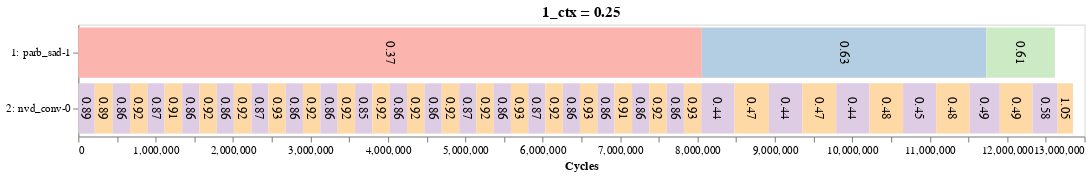
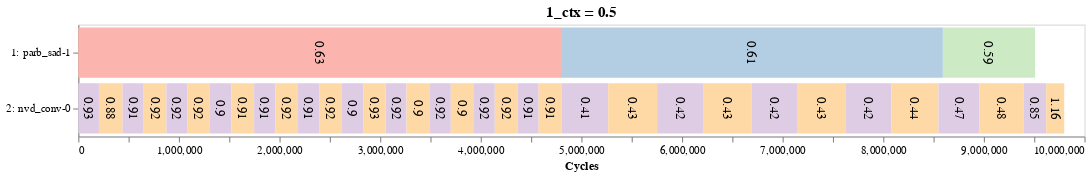
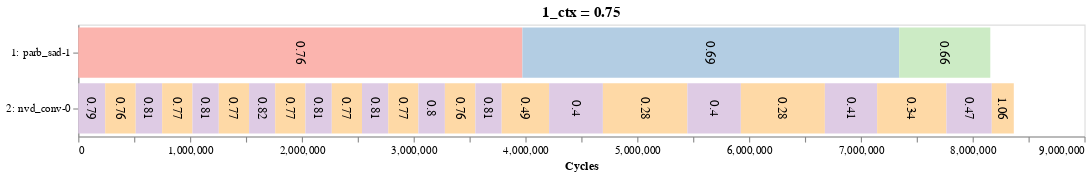

Notebook source saved alongside these figures, in order:
### Code cell
ctx_dd = widgets.Dropdown(options=uniq_pairs, value=uniq_pairs[0], description='Pair:')
ctx_btn = widgets.Button(description='Display', button_style='info')

def show_widgets_ctx():
    display(ctx_dd)
    display(ctx_btn)
    

def ctx_onclick(b):
    clear_output()
    show_widgets_ctx()
    
    apps = ctx_dd.value.split('+')
    df_apps = df_ctx[(df_ctx['1_bench'] == apps[0]) & (df_ctx['2_bench'] == apps[1])]
    df_apps = df_apps.sort_values('1_ctx')
    for rid, row in df_apps.iterrows():
        app1 = row['1_bench']
        app2 = row['2_bench']
        # Show actual timeline
        gen_altair.draw_altair_timeline(row, col_title='1_ctx').display()  
        # Print ctas/SM for each kernel in each app
        print(app1, ':', row['cta_quota'][1], 'CTAs/SM')
        print(app2, ':', row['cta_quota'][2], 'CTAs/SM')
        
        print('slowdown:', row['sld'])
        print('weighted speedup:', row['ws'])
        
        # Show predicted timeline based on df_dynamic info
        matrix_size = (len(const.kernel_yaml[app2]), len(const.kernel_yaml[app1]))
        interference_1 = np.zeros(matrix_size)
        interference_2 = np.zeros(matrix_size)

        no_predict = False
        # Build interference matrix
        for kernel_1 in const.kernel_yaml[app1]:
            if not no_predict:
                for kernel_2 in const.kernel_yaml[app2]:
                    cta_1 = row['cta_quota'][1][kernel_1-1]
                    cta_2 = row['cta_quota'][2][kernel_2-1]
                    dynamic_idx = (app1, int(cta_1), app2, int(cta_2))

                    if dynamic_idx not in df_dynamic_index.index:
                        no_predict = True
                        break

                    sld_1 = df_dynamic_index.loc[dynamic_idx, 'sld'].to_list()[0][1]
                    sld_2 = df_dynamic_index.loc[dynamic_idx, 'sld'].to_list()[0][2]

                    matrix_idx = (kernel_2-1, kernel_1-1)

                    interference_1[matrix_idx] = sld_1
                    interference_2[matrix_idx] = sld_2
        
        if not no_predict:
            # Get baseline runtime
            runtimes = [get_runtime(row['1_bench']), get_runtime(row['2_bench'])]
            interference = [interference_1, interference_2]
            
            app1_kernels = ['{0}:{1}'.format(app1, kernel) for kernel in const.kernel_yaml[app1]]
            app2_kernels = ['{0}:{1}'.format(app2, kernel) for kernel in const.kernel_yaml[app2]]

            df_header = (app2_kernels, app1_kernels)
            print_table(apps, 'slowdown', interference, df_header)


            # Predict app slowdown
            predict_app(runtimes, interference, [app1, app2])
        
        print('-' * 100)

show_widgets_ctx()
ctx_btn.on_click(ctx_onclick)

### Figure 1 — Vega-Lite specification as saved in the notebook (floating-point values rounded to 4 significant figures)
{"config": {"view": {"continuousWidth": 400, "continuousHeight": 300}, "axis": {"grid": false}, "header": {"titleColor": "black", "titleFontSize": 14}}, "layer": [{"mark": "bar", "encoding": {"color": {"type": "nominal", "field": "kernel", "legend": null, "scale": {"scheme": "pastel1"}}, "x": {"type": "quantitative", "field": "start", "title": "Cycles"}, "x2": {"field": "end"}, "y": {"type": "nominal", "field": "stream", "sort": null}}, "height": 100, "title": "1_ctx = 0.25", "width": 900}, {"mark": {"type": "text", "align": "center", "angle": 90, "baseline": "middle", "color": "black", "fontSize": 12}, "encoding": {"text": {"type": "quantitative", "field": "norm"}, "x": {"type": "quantitative", "field": "position"}, "y": {"type": "nominal", "field": "stream", "sort": null, "title": null}}}], "data": {"name": "data-69e203649db2ce7ff23930dcf2af76f5"}, "$schema": "https://vega.github.io/schema/vega-lite/v4.8.1.json", "datasets": {"data-69e203649db2ce7ff23930dcf2af76f5": [{"start": 0, "end": 8056737, "stream": "1: parb_sad-1", "kernel": "1:1", "position": 4028000.0, "norm": 0.37}, {"start": 8056737, "end": 11730345, "stream": "1: parb_sad-1", "kernel": "1:2", "position": 9894000.0, "norm": 0.63}, {"start": 11730345, "end": 12617433, "stream": "1: parb_sad-1", "kernel": "1:3", "position": 12170000.0, "norm": 0.61}, {"start": 0, "end": 212802, "stream": "2: nvd_conv-0", "kernel": "2:1", "position": 106400.0, "norm": 0.89}, {"start": 212802, "end": 446890, "stream": "2: nvd_conv-0", "kernel": "2:2", "position": 329800.0, "norm": 0.89}, {"start": 446890, "end": 669192, "stream": "2: nvd_conv-0", "kernel": "2:1", "position": 558000.0, "norm": 0.86}, {"start": 669192, "end": 895159, "stream": "2: nvd_conv-0", "kernel": "2:2", "position": 782200.0, "norm": 0.92}, {"start": 895159, "end": 1114949, "stream": "2: nvd_conv-0", "kernel": "2:1", "position": 1005000.0, "norm": 0.87}, {"start": 1114949, "end": 1342943, "stream": "2: nvd_conv-0", "kernel": "2:2", "position": 1229000.0, "norm": 0.91}, {"start": 1342943, "end": 1563251, "stream": "2: nvd_conv-0", "kernel": "2:1", "position": 1453000.0, "norm": 0.86}, {"start": 1563251, "end": 1790002, "stream": "2: nvd_conv-0", "kernel": "2:2", "position": 1677000.0, "norm": 0.92}, {"start": 1790002, "end": 2010344, "stream": "2: nvd_conv-0", "kernel": "2:1", "position": 1900000.0, "norm": 0.86}, {"start": 2010344, "end": 2237081, "stream": "2: nvd_conv-0", "kernel": "2:2", "position": 2124000.0, "norm": 0.92}, {"start": 2237081, "end": 2457126, "stream": "2: nvd_conv-0", "kernel": "2:1", "position": 2347000.0, "norm": 0.87}, {"start": 2457126, "end": 2681319, "stream": "2: nvd_conv-0", "kernel": "2:2", "position": 2569000.0, "norm": 0.93}, {"start": 2681319, "end": 2903001, "stream": "2: nvd_conv-0", "kernel": "2:1", "position": 2792000.0, "norm": 0.86}, {"start": 2903001, "end": 3128835, "stream": "2: nvd_conv-0", "kernel": "2:2", "position": 3016000.0, "norm": 0.92}, {"start": 3128835, "end": 3351118, "stream": "2: nvd_conv-0", "kernel": "2:1", "position": 3240000.0, "norm": 0.86}, {"start": 3351118, "end": 3576983, "stream": "2: nvd_conv-0", "kernel": "2:2", "position": 3464000.0, "norm": 0.92}, {"start": 3576983, "end": 3799642, "stream": "2: nvd_conv-0", "kernel": "2:1", "position": 3688000.0, "norm": 0.85}, {"start": 3799642, "end": 4025588, "stream": "2: nvd_conv-0", "kernel": "2:2", "position": 3913000.0, "norm": 0.92}, {"start": 4025588, "end": 4247737, "stream": "2: nvd_conv-0", "kernel": "2:1", "position": 4137000.0, "norm": 0.86}, {"start": 4247737, "end": 4473728, "stream": "2: nvd_conv-0", "kernel": "2:2", "position": 4361000.0, "norm": 0.92}, {"start": 4473728, "end": 4696244, "stream": "2: nvd_conv-0", "kernel": "2:1", "position": 4585000.0, "norm": 0.86}, {"start": 4696244, "end": 4922442, "stream": "2: nvd_conv-0", "kernel": "2:2", "position": 4809000.0, "norm": 0.92}, {"start": 4922442, "end": 5141816, "stream": "2: nvd_conv-0", "kernel": "2:1", "position": 5032000.0, "norm": 0.87}, {"start": 5141816, "end": 5367907, "stream": "2: nvd_conv-0", "kernel": "2:2", "position": 5255000.0, "norm": 0.92}, {"start": 5367907, "end": 5589241, "stream": "2: nvd_conv-0", "kernel": "2:1", "position": 5479000.0, "norm": 0.86}, {"start": 5589241, "end": 5813870, "stream": "2: nvd_conv-0", "kernel": "2:2", "position": 5702000.0, "norm": 0.93}, {"start": 5813870, "end": 6033670, "stream": "2: nvd_conv-0", "kernel": "2:1", "position": 5924000.0, "norm": 0.87}, {"start": 6033670, "end": 6259753, "stream": "2: nvd_conv-0", "kernel": "2:2", "position": 6147000.0, "norm": 0.92}, {"start": 6259753, "end": 6481679, "stream": "2: nvd_conv-0", "kernel": "2:1", "position": 6371000.0, "norm": 0.86}, {"start": 6481679, "end": 6706629, "stream": "2: nvd_conv-0", "kernel": "2:2", "position": 6594000.0, "norm": 0.93}, {"start": 6706629, "end": 6927188, "stream": "2: nvd_conv-0", "kernel": "2:1", "position": 6817000.0, "norm": 0.86}, {"start": 6927188, "end": 7155618, "stream": "2: nvd_conv-0", "kernel": "2:2", "position": 7041000.0, "norm": 0.91}, {"start": 7155618, "end": 7376652, "stream": "2: nvd_conv-0", "kernel": "2:1", "position": 7266000.0, "norm": 0.86}, {"start": 7376652, "end": 7602292, "stream": "2: nvd_conv-0", "kernel": "2:2", "position": 7489000.0, "norm": 0.92}, {"start": 7602292, "end": 7824880, "stream": "2: nvd_conv-0", "kernel": "2:1", "position": 7714000.0, "norm": 0.86}, {"start": 7824880, "end": 8049393, "stream": "2: nvd_conv-0", "kernel": "2:2", "position": 7937000.0, "norm": 0.93}, {"start": 8049393, "end": 8478095, "stream": "2: nvd_conv-0", "kernel": "2:1", "position": 8264000.0, "norm": 0.44}, {"start": 8478095, "end": 8923712, "stream": "2: nvd_conv-0", "kernel": "2:2", "position": 8701000.0, "norm": 0.47}, {"start": 8923712, "end": 9354756, "stream": "2: nvd_conv-0", "kernel": "2:1", "position": 9139000.0, "norm": 0.44}, {"start": 9354756, "end": 9793212, "stream": "2: nvd_conv-0", "kernel": "2:2", "position": 9574000.0, "norm": 0.47}, {"start": 9793212, "end": 10223016, "stream": "2: nvd_conv-0", "kernel": "2:1", "position": 10010000.0, "norm": 0.44}, {"start": 10223016, "end": 10656332, "stream": "2: nvd_conv-0", "kernel": "2:2", "position": 10440000.0, "norm": 0.48}, {"start": 10656332, "end": 11083861, "stream": "2: nvd_conv-0", "kernel": "2:1", "position": 10870000.0, "norm": 0.45}, {"start": 11083861, "end": 11517079, "stream": "2: nvd_conv-0", "kernel": "2:2", "position": 11300000.0, "norm": 0.48}, {"start": 11517079, "end": 11906359, "stream": "2: nvd_conv-0", "kernel": "2:1", "position": 11710000.0, "norm": 0.49}, {"start": 11906359, "end": 12327879, "stream": "2: nvd_conv-0", "kernel": "2:2", "position": 12120000.0, "norm": 0.49}, {"start": 12327879, "end": 12653553, "stream": "2: nvd_conv-0", "kernel": "2:1", "position": 12490000.0, "norm": 0.58}, {"start": 12653553, "end": 12851525, "stream": "2: nvd_conv-0", "kernel": "2:2", "position": 12750000.0, "norm": 1.05}]}}

### Figure 2 — Vega-Lite specification as saved in the notebook (floating-point values rounded to 4 significant figures)
{"config": {"view": {"continuousWidth": 400, "continuousHeight": 300}, "axis": {"grid": false}, "header": {"titleColor": "black", "titleFontSize": 14}}, "layer": [{"mark": "bar", "encoding": {"color": {"type": "nominal", "field": "kernel", "legend": null, "scale": {"scheme": "pastel1"}}, "x": {"type": "quantitative", "field": "start", "title": "Cycles"}, "x2": {"field": "end"}, "y": {"type": "nominal", "field": "stream", "sort": null}}, "height": 100, "title": "1_ctx = 0.5", "width": 900}, {"mark": {"type": "text", "align": "center", "angle": 90, "baseline": "middle", "color": "black", "fontSize": 12}, "encoding": {"text": {"type": "quantitative", "field": "norm"}, "x": {"type": "quantitative", "field": "position"}, "y": {"type": "nominal", "field": "stream", "sort": null, "title": null}}}], "data": {"name": "data-d9fd3bfcd40e045d93dac77d0a41b618"}, "$schema": "https://vega.github.io/schema/vega-lite/v4.8.1.json", "datasets": {"data-d9fd3bfcd40e045d93dac77d0a41b618": [{"start": 0, "end": 4797906, "stream": "1: parb_sad-1", "kernel": "1:1", "position": 2399000.0, "norm": 0.63}, {"start": 4797906, "end": 8592745, "stream": "1: parb_sad-1", "kernel": "1:2", "position": 6695000.0, "norm": 0.61}, {"start": 8592745, "end": 9509144, "stream": "1: parb_sad-1", "kernel": "1:3", "position": 9051000.0, "norm": 0.59}, {"start": 0, "end": 205369, "stream": "2: nvd_conv-0", "kernel": "2:1", "position": 102700.0, "norm": 0.93}, {"start": 205369, "end": 440674, "stream": "2: nvd_conv-0", "kernel": "2:2", "position": 323000.0, "norm": 0.88}, {"start": 440674, "end": 650294, "stream": "2: nvd_conv-0", "kernel": "2:1", "position": 545500.0, "norm": 0.91}, {"start": 650294, "end": 875789, "stream": "2: nvd_conv-0", "kernel": "2:2", "position": 763000.0, "norm": 0.92}, {"start": 875789, "end": 1082200, "stream": "2: nvd_conv-0", "kernel": "2:1", "position": 979000.0, "norm": 0.92}, {"start": 1082200, "end": 1308857, "stream": "2: nvd_conv-0", "kernel": "2:2", "position": 1196000.0, "norm": 0.92}, {"start": 1308857, "end": 1520075, "stream": "2: nvd_conv-0", "kernel": "2:1", "position": 1414000.0, "norm": 0.9}, {"start": 1520075, "end": 1747950, "stream": "2: nvd_conv-0", "kernel": "2:2", "position": 1634000.0, "norm": 0.91}, {"start": 1747950, "end": 1957730, "stream": "2: nvd_conv-0", "kernel": "2:1", "position": 1853000.0, "norm": 0.91}, {"start": 1957730, "end": 2184258, "stream": "2: nvd_conv-0", "kernel": "2:2", "position": 2071000.0, "norm": 0.92}, {"start": 2184258, "end": 2393854, "stream": "2: nvd_conv-0", "kernel": "2:1", "position": 2289000.0, "norm": 0.91}, {"start": 2393854, "end": 2620535, "stream": "2: nvd_conv-0", "kernel": "2:2", "position": 2507000.0, "norm": 0.92}, {"start": 2620535, "end": 2831637, "stream": "2: nvd_conv-0", "kernel": "2:1", "position": 2726000.0, "norm": 0.9}, {"start": 2831637, "end": 3054986, "stream": "2: nvd_conv-0", "kernel": "2:2", "position": 2943000.0, "norm": 0.93}, {"start": 3054986, "end": 3262602, "stream": "2: nvd_conv-0", "kernel": "2:1", "position": 3159000.0, "norm": 0.92}, {"start": 3262602, "end": 3495027, "stream": "2: nvd_conv-0", "kernel": "2:2", "position": 3379000.0, "norm": 0.9}, {"start": 3495027, "end": 3702549, "stream": "2: nvd_conv-0", "kernel": "2:1", "position": 3599000.0, "norm": 0.92}, {"start": 3702549, "end": 3933065, "stream": "2: nvd_conv-0", "kernel": "2:2", "position": 3818000.0, "norm": 0.9}, {"start": 3933065, "end": 4139753, "stream": "2: nvd_conv-0", "kernel": "2:1", "position": 4036000.0, "norm": 0.92}, {"start": 4139753, "end": 4367151, "stream": "2: nvd_conv-0", "kernel": "2:2", "position": 4253000.0, "norm": 0.92}, {"start": 4367151, "end": 4575542, "stream": "2: nvd_conv-0", "kernel": "2:1", "position": 4471000.0, "norm": 0.91}, {"start": 4575542, "end": 4805430, "stream": "2: nvd_conv-0", "kernel": "2:2", "position": 4690000.0, "norm": 0.91}, {"start": 4805430, "end": 5266784, "stream": "2: nvd_conv-0", "kernel": "2:1", "position": 5036000.0, "norm": 0.41}, {"start": 5266784, "end": 5753033, "stream": "2: nvd_conv-0", "kernel": "2:2", "position": 5510000.0, "norm": 0.43}, {"start": 5753033, "end": 6209679, "stream": "2: nvd_conv-0", "kernel": "2:1", "position": 5981000.0, "norm": 0.42}, {"start": 6209679, "end": 6690590, "stream": "2: nvd_conv-0", "kernel": "2:2", "position": 6450000.0, "norm": 0.43}, {"start": 6690590, "end": 7143463, "stream": "2: nvd_conv-0", "kernel": "2:1", "position": 6917000.0, "norm": 0.42}, {"start": 7143463, "end": 7624277, "stream": "2: nvd_conv-0", "kernel": "2:2", "position": 7384000.0, "norm": 0.43}, {"start": 7624277, "end": 8079452, "stream": "2: nvd_conv-0", "kernel": "2:1", "position": 7852000.0, "norm": 0.42}, {"start": 8079452, "end": 8549176, "stream": "2: nvd_conv-0", "kernel": "2:2", "position": 8314000.0, "norm": 0.44}, {"start": 8549176, "end": 8956799, "stream": "2: nvd_conv-0", "kernel": "2:1", "position": 8753000.0, "norm": 0.47}, {"start": 8956799, "end": 9394746, "stream": "2: nvd_conv-0", "kernel": "2:2", "position": 9176000.0, "norm": 0.48}, {"start": 9394746, "end": 9619871, "stream": "2: nvd_conv-0", "kernel": "2:1", "position": 9507000.0, "norm": 0.85}, {"start": 9619871, "end": 9799020, "stream": "2: nvd_conv-0", "kernel": "2:2", "position": 9709000.0, "norm": 1.16}]}}

### Figure 3 — Vega-Lite specification as saved in the notebook (floating-point values rounded to 4 significant figures)
{"config": {"view": {"continuousWidth": 400, "continuousHeight": 300}, "axis": {"grid": false}, "header": {"titleColor": "black", "titleFontSize": 14}}, "layer": [{"mark": "bar", "encoding": {"color": {"type": "nominal", "field": "kernel", "legend": null, "scale": {"scheme": "pastel1"}}, "x": {"type": "quantitative", "field": "start", "title": "Cycles"}, "x2": {"field": "end"}, "y": {"type": "nominal", "field": "stream", "sort": null}}, "height": 100, "title": "1_ctx = 0.75", "width": 900}, {"mark": {"type": "text", "align": "center", "angle": 90, "baseline": "middle", "color": "black", "fontSize": 12}, "encoding": {"text": {"type": "quantitative", "field": "norm"}, "x": {"type": "quantitative", "field": "position"}, "y": {"type": "nominal", "field": "stream", "sort": null, "title": null}}}], "data": {"name": "data-ce321ed400e5e7fb556eaa3b067dd380"}, "$schema": "https://vega.github.io/schema/vega-lite/v4.8.1.json", "datasets": {"data-ce321ed400e5e7fb556eaa3b067dd380": [{"start": 0, "end": 3972817, "stream": "1: parb_sad-1", "kernel": "1:1", "position": 1986000.0, "norm": 0.76}, {"start": 3972817, "end": 7342448, "stream": "1: parb_sad-1", "kernel": "1:2", "position": 5658000.0, "norm": 0.69}, {"start": 7342448, "end": 8157673, "stream": "1: parb_sad-1", "kernel": "1:3", "position": 7750000.0, "norm": 0.66}, {"start": 0, "end": 240743, "stream": "2: nvd_conv-0", "kernel": "2:1", "position": 120400.0, "norm": 0.79}, {"start": 240743, "end": 513979, "stream": "2: nvd_conv-0", "kernel": "2:2", "position": 377400.0, "norm": 0.76}, {"start": 513979, "end": 750211, "stream": "2: nvd_conv-0", "kernel": "2:1", "position": 632100.0, "norm": 0.81}, {"start": 750211, "end": 1021942, "stream": "2: nvd_conv-0", "kernel": "2:2", "position": 886100.0, "norm": 0.77}, {"start": 1021942, "end": 1257117, "stream": "2: nvd_conv-0", "kernel": "2:1", "position": 1140000.0, "norm": 0.81}, {"start": 1257117, "end": 1528011, "stream": "2: nvd_conv-0", "kernel": "2:2", "position": 1393000.0, "norm": 0.77}, {"start": 1528011, "end": 1761498, "stream": "2: nvd_conv-0", "kernel": "2:1", "position": 1645000.0, "norm": 0.82}, {"start": 1761498, "end": 2031832, "stream": "2: nvd_conv-0", "kernel": "2:2", "position": 1897000.0, "norm": 0.77}, {"start": 2031832, "end": 2267851, "stream": "2: nvd_conv-0", "kernel": "2:1", "position": 2150000.0, "norm": 0.81}, {"start": 2267851, "end": 2537866, "stream": "2: nvd_conv-0", "kernel": "2:2", "position": 2403000.0, "norm": 0.77}, {"start": 2537866, "end": 2772746, "stream": "2: nvd_conv-0", "kernel": "2:1", "position": 2655000.0, "norm": 0.81}, {"start": 2772746, "end": 3042385, "stream": "2: nvd_conv-0", "kernel": "2:2", "position": 2908000.0, "norm": 0.77}, {"start": 3042385, "end": 3279227, "stream": "2: nvd_conv-0", "kernel": "2:1", "position": 3161000.0, "norm": 0.8}, {"start": 3279227, "end": 3552006, "stream": "2: nvd_conv-0", "kernel": "2:2", "position": 3416000.0, "norm": 0.76}, {"start": 3552006, "end": 3787377, "stream": "2: nvd_conv-0", "kernel": "2:1", "position": 3670000.0, "norm": 0.81}, {"start": 3787377, "end": 4211492, "stream": "2: nvd_conv-0", "kernel": "2:2", "position": 3999000.0, "norm": 0.49}, {"start": 4211492, "end": 4692529, "stream": "2: nvd_conv-0", "kernel": "2:1", "position": 4452000.0, "norm": 0.4}, {"start": 4692529, "end": 5448269, "stream": "2: nvd_conv-0", "kernel": "2:2", "position": 5070000.0, "norm": 0.28}, {"start": 5448269, "end": 5926585, "stream": "2: nvd_conv-0", "kernel": "2:1", "position": 5687000.0, "norm": 0.4}, {"start": 5926585, "end": 6678069, "stream": "2: nvd_conv-0", "kernel": "2:2", "position": 6302000.0, "norm": 0.28}, {"start": 6678069, "end": 7145347, "stream": "2: nvd_conv-0", "kernel": "2:1", "position": 6912000.0, "norm": 0.41}, {"start": 7145347, "end": 7765249, "stream": "2: nvd_conv-0", "kernel": "2:2", "position": 7455000.0, "norm": 0.34}, {"start": 7765249, "end": 8171000, "stream": "2: nvd_conv-0", "kernel": "2:1", "position": 7968000.0, "norm": 0.47}, {"start": 8171000, "end": 8367961, "stream": "2: nvd_conv-0", "kernel": "2:2", "position": 8269000.0, "norm": 1.06}]}}
